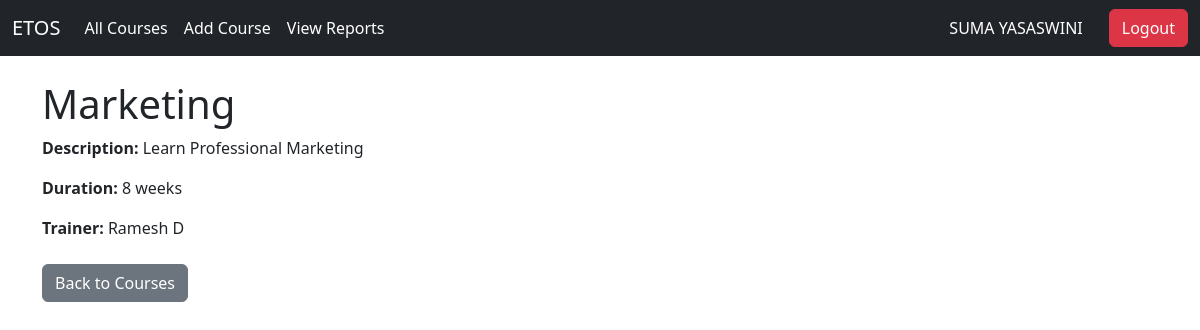
The app's page /employee/course/1/ (signed in) with its own data.
### admin_app/models.py (models this page shows, shortened)
class Course(models.Model):
    name = models.CharField(max_length=100)
    description = models.TextField()
    duration = models.PositiveIntegerField()  # Duration in hours
    trainer = models.ForeignKey(User, on_delete=models.SET_NULL, null=True)  # Trainer linked to User
    status = models.BooleanField(default=True)  # Active/Inactive status

### employee/views.py (the view)
# urls.py: path('course/<int:course_id>/', views.course_detail, name='course_detail'),
@login_required
def course_detail(request, course_id):  # Ensure this accepts course_id
    Course = apps.get_model('admin_app', 'Course')
    course = get_object_or_404(Course, id=course_id)  # Fetch the specific course by ID
    return render(request, 'employee/course_details.html', {'course': course})

### templates/employee/course_details.html (shortened to what this page needs)
<!DOCTYPE html>
<html lang="en">
<head>
    <link href="https://cdn.jsdelivr.net/npm/bootstrap@5.3.3/dist/css/bootstrap.min.css" rel="stylesheet">
</head>
<body>
    {% include 'employee/employee_navbar.html' %}
    <div class="container mt-4">
        <h1>{{ course.name }}</h1>
        <p><strong>Description:</strong> {{ course.description }}</p>
        <p><strong>Duration:</strong> {{ course.duration }} weeks</p>
        <p><strong>Trainer:</strong> {{ course.trainer.get_full_name }}</p>
        <div class="mt-4">
            <a href="{% url 'employee:course_list' %}" class="btn btn-secondary">Back to Courses</a>
        </div>
    </div>
</body>
</html>

### templates/employee/employee_navbar.html (shortened to what this page needs)
<!DOCTYPE>
<html lang="en">
<head>
    <link href="https://cdn.jsdelivr.net/npm/bootstrap@5.3.3/dist/css/bootstrap.min.css" rel="stylesheet">
</head>
<body>
  <nav  class="navbar navbar-expand-lg navbar-dark bg-dark">
    <div class="container-fluid">
      <a class="navbar-brand text-white" href="{% url 'employee:homepage_employee' %}">ETOS</a>
      <div class="collapse navbar-collapse" id="navbarSupportedContent">
        <ul class="navbar-nav me-auto mb-2 mb-lg-0">
          <li class="nav-item">
    <a class="nav-link active text-white" aria-current="page" href="{% url 'employee:course_list' %}">All Courses</a>
</li>
<li class="nav-item">
    <a class="nav-link text-white" href="{% url 'employee:add_course_to_employee' %}">Add Course</a>
</li>
<li class="nav-item">
    <a class="nav-link text-white" href="#">View Reports</a>
</li>
        </ul>
        <div class="d-flex align-items-center">
          <a class="nav-link text-white me-3" href="{% url 'employee:profile_page' %}">{{ user.first_name }}</a>
          {% if user.is_authenticated %}
            <a class="btn btn-danger btn-custom" href="{% url 'admin_app:log_out' %}">Logout</a>
          {% else %}
            <a class="btn btn-primary btn-custom" href="{% url 'admin_app:user_login' %}">Login</a>
            <a class="btn btn-primary btn-custom" href="{% url 'admin_app:register' %}">Register</a>
          {% endif %}
        </div>
      </div>
    </div>
  </nav>
</body>
</html>

### templates/employee/employee_navbar.html (style rules this page uses)
.navbar { margin-bottom: 20px; }
.btn-custom { margin-left: 10px; }

### records on screen
Course: name "Marketing", description "Learn Professional Marketing", duration "8", trainer.get_full_name "Ramesh D"

### other values on screen
{{ user.first_name }} "SUMA YASASWINI"
